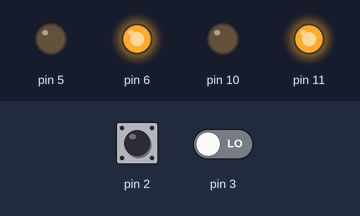
Bench run of a program on a simulated Arduino Uno, built with avr-gcc and run on an emulated ATmega328P. Shown: output pins drawn as LEDs (lit = HIGH). Dashed ring = blinking. Inputs (shaded band) come from the test bench; at power-on: pin 2 LOW, pin 3 LOW.

Above: at 1.2 s.
1.3 s: pin 2 pulsed HIGH 5 times (0.12 s each, 0.3 s apart)
At 2.1 s:
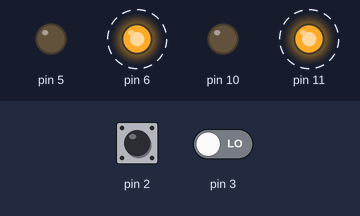
Timing chart, 0 to 4.3 s (numbered marks = the images above; inputs shaded):
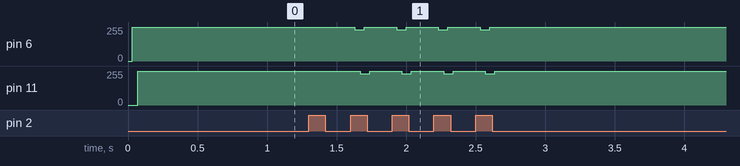

Measured:
- after the input at 1.3 s, pin 6: alternates 255/255 for 0.23 s and 236/255 for 0.07 s, 8 changes in all, then stays 255/255, starting after 0.33 s; pin 11: alternates 255/255 for 0.23 s and 236/255 for 0.07 s, 8 changes in all, then stays 255/255, starting after 0.37 s

The program:

main.cpp
```cpp
#include <Arduino.h>

#include <Wire.h>

#include "PID.h"
#include "Encoder.h"
#include "L298N_DCMotorController.h"

L298N::DCMotorController motor1(06, 05, 300);
L298N::DCMotorController motor2(11, 10, 300);

PID pid1(5, 0, 0.0, 60);
PID pid2(5, 0, 0.0, 60);

Encoder encoder1(2, 420);
Encoder encoder2(3, 420);

void handle(int bytes) {
  noInterrupts();

  if (bytes == 4) {
    int16_t temp_motor1_target = 0;
    int16_t temp_motor2_target = 0;

    temp_motor1_target |= Wire.read(); temp_motor1_target <<= 8;
    temp_motor1_target |= Wire.read();

    temp_motor2_target |= Wire.read(); temp_motor2_target <<= 8;
    temp_motor2_target |= Wire.read();

    pid1.setSetpoint((double)temp_motor1_target);
    pid2.setSetpoint((double)temp_motor2_target);
  }

  interrupts();
}

void setup() {
  Serial.begin(9600);

  Wire.begin(0x23);
  Wire.onReceive(handle);

  pinMode(11, OUTPUT);
  pinMode(10, OUTPUT);

  pinMode(6, OUTPUT);
  pinMode(5, OUTPUT);

  pinMode(2, INPUT);
  pinMode(3, INPUT);

  motor1.setDirection(FORWARD);
  motor2.setDirection(FORWARD);
}

void loop() {
  double control;
  uint8_t pwm;

  encoder1.measureFrequency();
  control = pid1.calculate(encoder1.getFrequency());
  if (control > 300) control = 300;
  pwm =  ceil(control / 300 * 255);
  motor1.setPwm(pwm);

  encoder2.measureFrequency();
  control = pid2.calculate(encoder1.getFrequency());
  if (control > 300) control = 300;
  pwm =  ceil(control / 300 * 255);
  motor2.setPwm(pwm);
}
```

L298N_DCMotorController.cpp
```cpp
#include "L298N_DCMotorController.h"


namespace L298N {
  DCMotorController::DCMotorController(int8_t _in1, int8_t _in2, float _nominalFrequency_rpm) :
    in1{_in1},
    in2{_in2} {

  }

  void DCMotorController::setPwm(uint8_t _pwm) {
    pwm = _pwm;
    update();
  }

  uint8_t DCMotorController::getPwm() {
    return pwm;
  }

  void DCMotorController::setDirection(uint8_t _direction) {
    direction = _direction;
    update();
  }

  uint8_t DCMotorController::getDirection() {
    return direction;
  }

  void DCMotorController::update() {
    analogWrite(in1, direction ? pwm : 0);
    analogWrite(in2, direction ? 0 : pwm);
  }
};
```

L298N_DCMotorController.h
```cpp
#ifndef L298N_DCMotorController
#define L298N_DCMotorController

#include "Arduino.h"

#define FORWARD   1
#define BACKWARD  0


namespace L298N {
  class DCMotorController {
  public:
    DCMotorController(int8_t _in1, int8_t _in2, float _nominalFrequency_rpm);

    // Sets the rotation frequency in RPM
    void setFrequencyRPM(float frequency);
    float getFrequencyRPM();

    void setPwm(uint8_t pwm);
    uint8_t getPwm();

    void setDirection(uint8_t direction);
    uint8_t getDirection();

    void update();

  private:
    int8_t  in1;
    int8_t  in2;

    uint8_t pwm = 0;
    uint8_t direction = 1;
  };
};

#endif
```

PID.cpp
```cpp
#include "Arduino.h"
#include "PID.h"


PID::PID(float _kp, float _ki, float _kd, float _setpoint) :
  kp{_kp},
  ki{_ki},
  kd{_kd},
  setpoint{_setpoint},
  errorIntegral{0.0},
  lastError{0.0} {

}

void PID::setSetpoint(float _setpoint) {
  setpoint = _setpoint;
}

float PID::getSetpoint() {
  return setpoint;
}


float PID::calculate(float actualValue) {
  float error = 0;
  float control = 0;

  error = setpoint - actualValue;
  errorIntegral += error;

  control =
    error * kp +
    errorIntegral * ki +
    (error - lastError) * kd;

  lastError = error;

  return control;
}
```

PID.h
```cpp
#ifndef PID_H
#define PID_H


class PID {

public:
  PID(float _kp, float _ki, float _kd, float _setpoint);
  float calculate(float actualValue);

  void setSetpoint(float _setpoint);
  float getSetpoint();

private:
  float setpoint;
  float kp = 0, ki = 0, kd = 0;

  float errorIntegral = 0;
  float lastError = 0;
};

#endif
```

encoder.cpp
```cpp
#include "Arduino.h"
#include "encoder.h"


Encoder::Encoder(uint8_t _pin, uint16_t pulsesPerTurn) : pin{_pin} {
  k = 1000000.0 / pulsesPerTurn * 60.0;
}

void Encoder::measureFrequency() {
  bool state = 0;
  int32_t dt = 0;
  uint32_t timeout;

  timeout = 7500;
  state = digitalRead(pin);
  while (digitalRead(pin) == state && --timeout);

  if (timeout == 0) {
    frequency = 0;
    return;
  }

  timeout = 7500;
  dt = micros();
  while(digitalRead(pin) != state && --timeout);
  dt = micros() - dt;

  if (timeout < 0) frequency = 0;
  else frequency = k / dt;
}

double Encoder::getFrequency() {
  return frequency;
}
```

encoder.h
```cpp
#ifndef ENCODER_H
#define ENCODER_H


class Encoder {
public:
  Encoder(uint8_t _pin, uint16_t pulsesPerTurn);
  void measureFrequency();
  double getFrequency();

private:
  uint8_t pin;
  double frequency = 0;
  double k;
};

#endif
```
